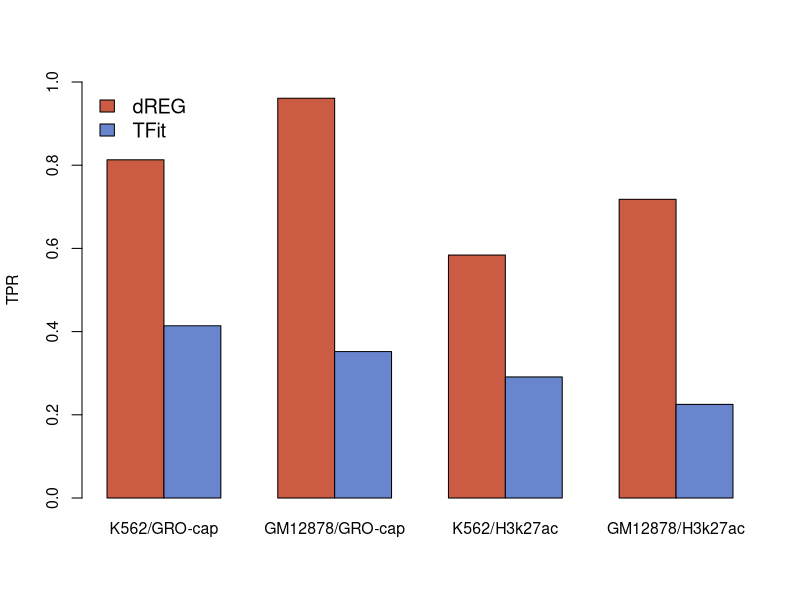

Write R code to recreate this figure.
tpr.grocap.k562 <- c( 0.813, 0.414)
tpr.grocap.gm <- c( 0.961, 0.352)

tpr.h3kac.k562 <- c(0.584, 0.291)
tpr.h3kac.gm <- c(0.718, 0.225)

cols=c("#cb5b42", "#6985cd");

pdf("fig-1B.pdf");
x <- cbind(dREG1=tpr.grocap.k562, TFit1=tpr.grocap.gm, dREG2=tpr.h3kac.k562, TFit2=tpr.h3kac.gm);
colnames(x) <- c("K562/GRO-cap", "GM12878/GRO-cap", "K562/H3k27ac", "GM12878/H3k27ac");

barplot(x, xlab="", ylab= "TPR", beside=TRUE, col=cols, ylim=c(0,1), names.arg=c("K562/GRO-cap", "GM12878/GRO-cap", "K562/H3k27ac", "GM12878/H3k27ac"), cex.axis=0.95, cex.names=0.95, cex.lab=0.95)

# Place the legend at the top-left corner with no frame
# using rainbow colors
legend("topleft", c("dREG","TFit"), cex=1.2,  bty="n", fill=cols);

dev.off()